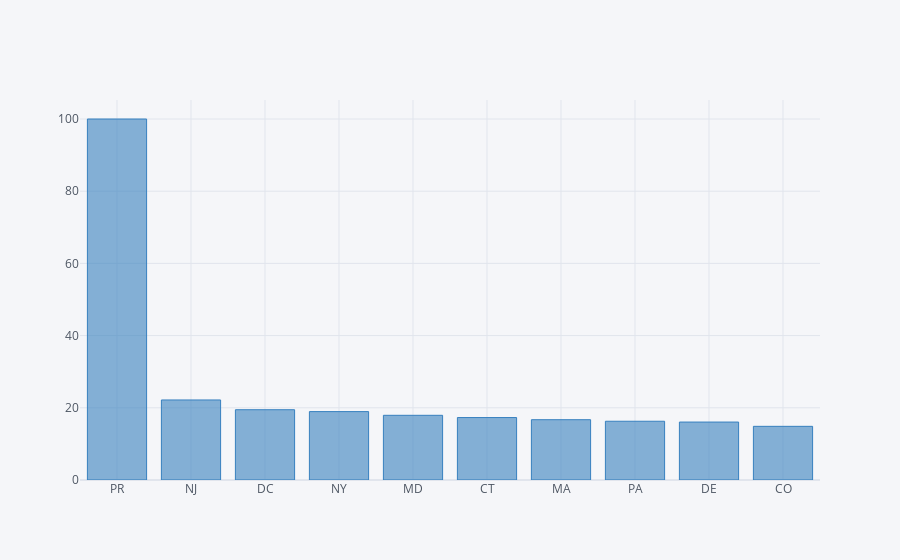

The cell this chart's notebook holds for it:
### Code cell
top10_pos_tests = USA_state_stats.sort_values('positive/tests %',ascending=False).head(10)
top10_pos_tests.iplot(kind='bar',x='state',y='positive/tests %',color='Blue',fill=True)

### Figure 1 — Plotly figure (JSON) as saved in the notebook; plotly's stock layout.template omitted (floating-point values rounded to 4 significant figures)
{"data": [{"marker": {"color": "rgba(55, 128, 191, 0.6)", "line": {"color": "rgba(55, 128, 191, 1.0)", "width": 1}}, "name": "positive/tests %", "orientation": "v", "text": "", "type": "bar", "x": ["PR", "NJ", "DC", "NY", "MD", "CT", "MA", "PA", "DE", "CO"], "y": [100, 22.17, 19.47, 18.94, 17.92, 17.3, 16.71, 16.28, 16.05, 14.87]}], "layout": {"legend": {"bgcolor": "#F5F6F9", "font": {"color": "#4D5663"}}, "paper_bgcolor": "#F5F6F9", "plot_bgcolor": "#F5F6F9", "title": {"font": {"color": "#4D5663"}}, "xaxis": {"gridcolor": "#E1E5ED", "showgrid": true, "tickfont": {"color": "#4D5663"}, "title": {"font": {"color": "#4D5663"}, "text": ""}, "zerolinecolor": "#E1E5ED"}, "yaxis": {"gridcolor": "#E1E5ED", "showgrid": true, "tickfont": {"color": "#4D5663"}, "title": {"font": {"color": "#4D5663"}, "text": ""}, "zerolinecolor": "#E1E5ED"}}}
